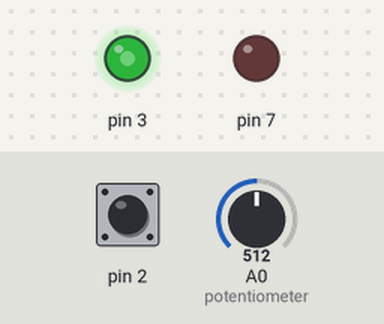
Bench run of a sketch on a simulated Arduino Uno, built with avr-gcc and run on an emulated ATmega328P. Shown: output pins drawn as LEDs (lit = HIGH). Dashed ring = blinking. The test bench sets the inputs (shaded band); at power-on: A0 (potentiometer) = 512, pin 2 HIGH.

Above: at 1.2 s.
1.3 s: A0 (potentiometer) set to 686
At 2.5 s:
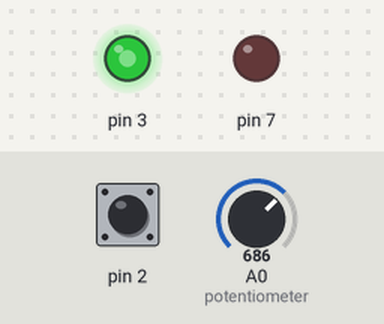
2.8 s: A0 (potentiometer) set to 718
At 3.3 s:
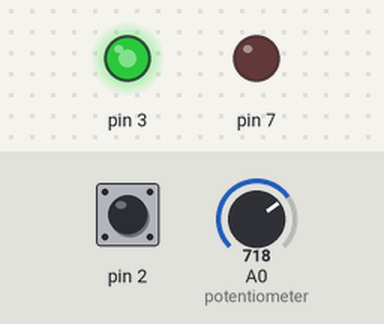
5.8 s: pin 2 pulled LOW for 1 s
At 7.4 s:
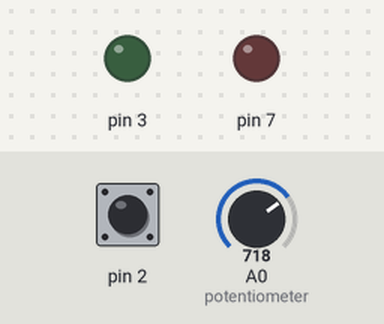
8.3 s: pin 2 pulled LOW for 3.2 s
At 9.8 s:
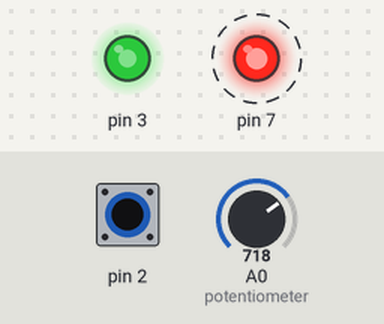
13.0 s: A0 (potentiometer) set to 900
At 13.65 s:
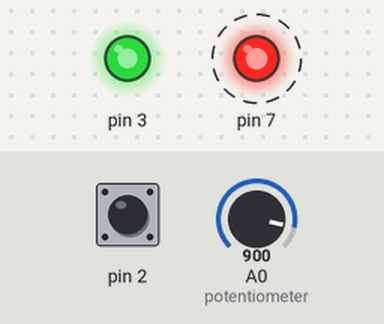
16.0 s: A0 (potentiometer) set to 122
At 17.4 s:
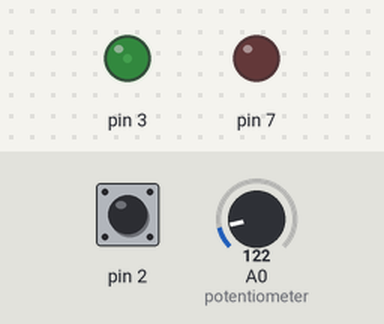
Timing chart, 0 to 18.5 s (numbered marks = the images above; inputs shaded):
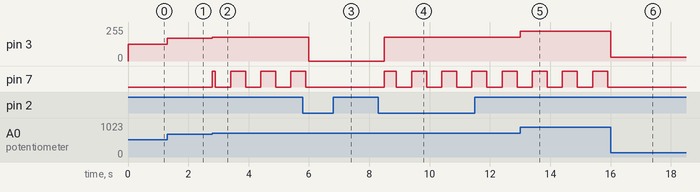

Measured:
- after the input at 1.3 s, pin 3: 127/255 → 170/255 at once
- after the input at 2.8 s, pin 3: 170/255 → 178/255 at once; pin 7: LOW → HIGH at once, then repeats every 1.0 s: LOW 0.50 s, HIGH 0.50 s
- after the input at 5.8 s, pin 3: 178/255 → 0/255 after 0.20 s; pin 7: goes on until 5.9 s, then stays LOW
- after the input at 8.3 s, pin 3: 0/255 → 178/255 after 0.20 s; pin 7: alternates HIGH for 0.50 s and LOW for 0.50 s, starting after 0.20 s
- after the input at 13.0 s, pin 3: 178/255 → 224/255 at once
- after the input at 16.0 s, pin 3: 224/255 → 30/255 at once; pin 7: stops changing and stays LOW

The sketch:

UTS.ino
```cpp
#include <avr/io.h>
#include <avr/interrupt.h>

volatile bool tick100ms = false;
volatile uint8_t tickCount = 0;
volatile bool blinkState = false;

bool systemEnabled = true;
bool lastButtonStable = true;
bool lastButtonRead = true;
uint8_t debounceCount = 0;

int analogValue = 0;
uint8_t pwmValue = 0;

void setupTimer1CTC_100ms() {
  TCCR1A = 0x00;
  TCCR1B = 0x00;
  TCNT1 = 0;

  OCR1A = 24999;

  TCCR1B |= (1 << WGM12);
  TCCR1B |= (1 << CS11) | (1 << CS10);

  TIMSK1 |= (1 << OCIE1A);
}

void setupPWM_Timer2_D3() {
  DDRD |= (1 << DDD3);

  TCCR2A = 0x00;
  TCCR2B = 0x00;

  TCCR2A |= (1 << COM2B1);
  TCCR2A |= (1 << WGM21) | (1 << WGM20);
  TCCR2B |= (1 << CS22);

  OCR2B = 0;
}

void setupDigitalIO() {
  DDRD &= ~(1 << DDD2);
  PORTD |= (1 << PORTD2);

  DDRD |= (1 << DDD7);
  PORTD &= ~(1 << PORTD7);
}

ISR(TIMER1_COMPA_vect) {
  tick100ms = true;
  tickCount++;

  if (tickCount >= 5) {
    tickCount = 0;
    blinkState = !blinkState;
  }
}

void setup() {
  setupDigitalIO();
  setupPWM_Timer2_D3();
  setupTimer1CTC_100ms();
  sei();
}

void loop() {
  if (tick100ms) {
    tick100ms = false;

    bool currentButton = (PIND & (1 << PIND2)) != 0;

    if (currentButton == lastButtonRead) {
      if (debounceCount < 2) debounceCount++;
    } else {
      debounceCount = 0;
    }

    if (debounceCount >= 2) {
      if (currentButton != lastButtonStable) {
        lastButtonStable = currentButton;

        if (lastButtonStable == false) {
          systemEnabled = !systemEnabled;
        }
      }
    }

    lastButtonRead = currentButton;

    if (systemEnabled) {
      analogValue = analogRead(A0);

      pwmValue = map(analogValue, 0, 1023, 0, 255);
      OCR2B = pwmValue;

      if (analogValue > 700) {
        if (blinkState) {
          PORTD |= (1 << PORTD7);
        } else {
          PORTD &= ~(1 << PORTD7);
        }
      } else {
        PORTD &= ~(1 << PORTD7);
      }

    } else {
      OCR2B = 0;
      PORTD &= ~(1 << PORTD7);
    }
  }
}
```
